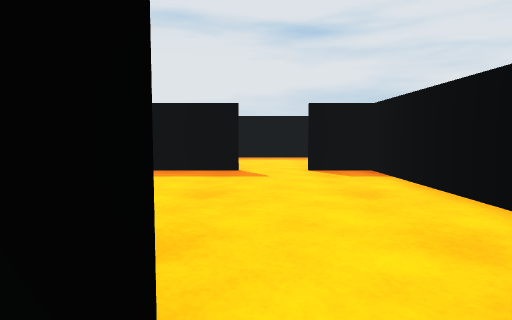
[1] (above)

13 first-person views from a walk through a scene from a Unity 3-D project. The camera is 0.48 m above the floor, tilts 4° down and sees 75° across. The floor is counted in squares, 0.5 m on a side. Each view is taken from the middle of a square. On the plan, view 1 faces up. The plan holds only what a view shows up to about 12 squares ahead; the rest is blank. The player is left out.

[2]
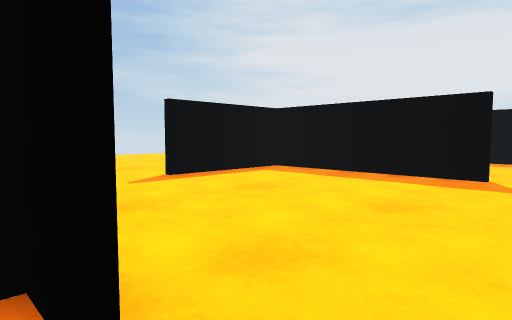

[3]
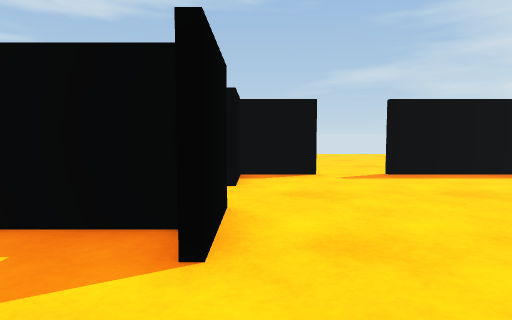

[4]
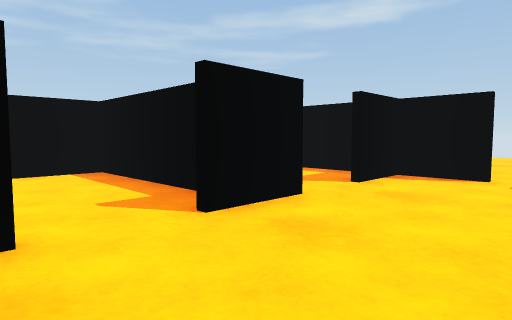

[5]
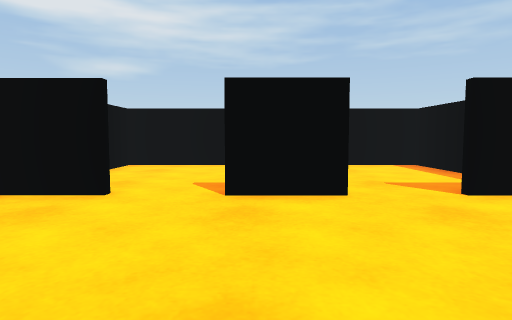

[6]
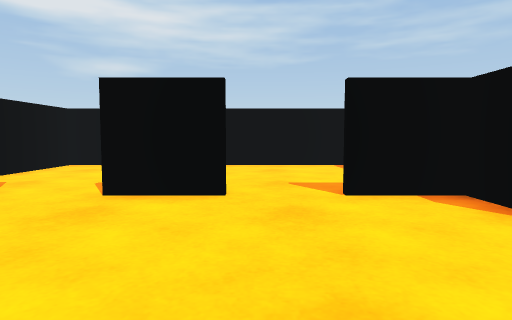

[7]
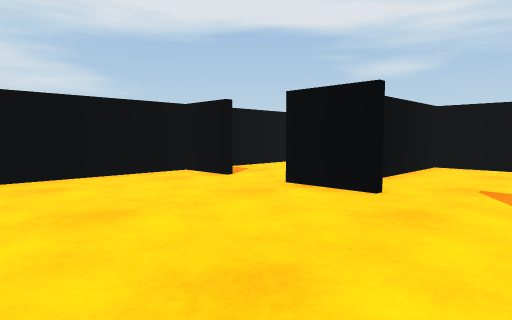

[8]
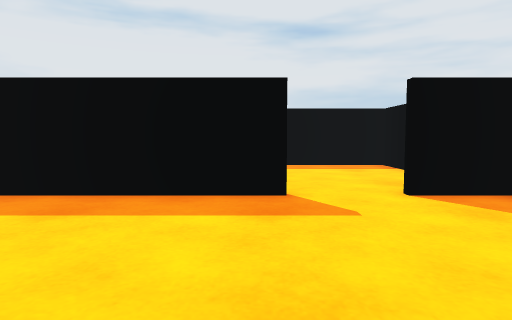

[9]
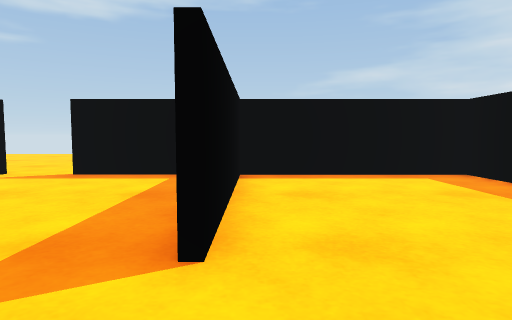

[10]
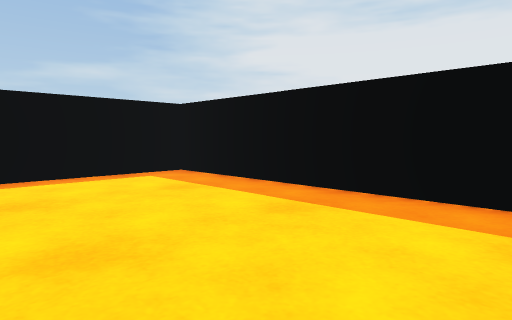

[11]
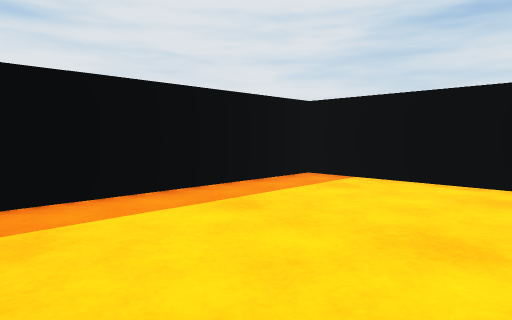

[12]
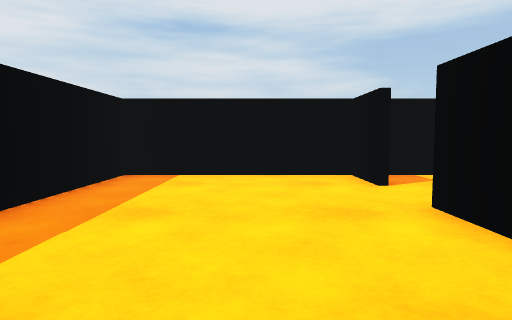

[13]
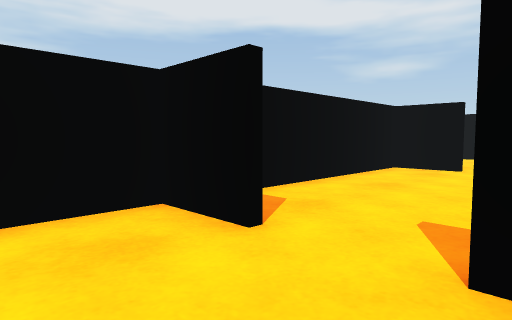

### Floor plan
Ten units are one square. View 1 is at (0, 0); x grows to the right and y downward. Boxes are objects, and circles mark ways between rooms. Rooms are numbered by the first view taken in them; rooms with no view inside come last. Other rooms are left out.
<svg viewBox="-70 -158 109 207">
<path fill="none" stroke="#000" d="M-26 -16 -5 -16M14 -16 33 -16 33 -91M-14 -1 -14 44M-64 -36 -64 -16 -44 -16M-4 -94 -65 -94M34 -94 15 -94M-64 -89 -64 -52M-9 43 33 43 33 1M15 -96 34 -96M-65 -96 -35 -96M33 -91 33 -153 -64 -153 -64 -89M-64 -4 -64 43 -9 43M-16 44 -16 5"/>
<circle cx="5" cy="-90" r="3" fill="#2a7"/>
<circle cx="-35" cy="-10" r="3" fill="#2a7"/>
<text x="-10" y="-40">1</text>
<text x="-20" y="-120">2</text>
<text x="-40" y="10">3</text>
</svg>
Room 1 opens to room 2. Room 1 opens to room 3.

Where each view was taken, in squares from view 1:
view 1: 0 up, 0 right, facing up
view 2: 1 up, 1 right, facing up-left
view 3: 2 up, 2 right, facing left
view 4: 5 up, 2 right, facing down-left
view 5: 7 up, 1 left, facing down
view 6: 7 up, 3 left, facing down
view 7: 7 up, 5 left, facing down-right
view 8: 4 up, 1 left, facing up
view 9: 10 up, 2 right, facing left
view 10: 10 up, 2 right, facing up-left
view 11: 10 up, 4 left, facing up-right
view 12: 12 up, 5 left, facing right
view 13: 12 up, 1 left, facing down-right
